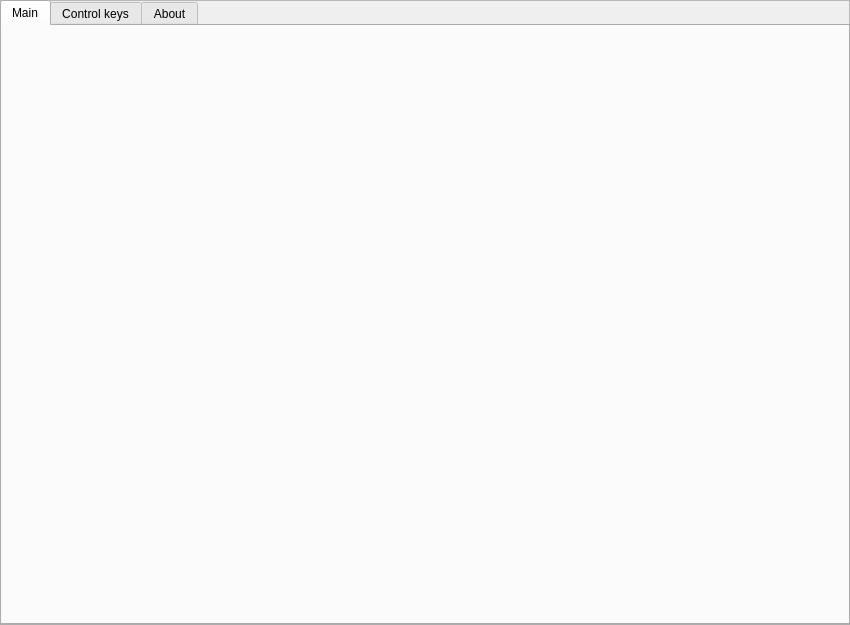
<?xml version="1.0" encoding="UTF-8"?>
<ui version="4.0">
 <class>MenuTabFrame</class>
 <widget class="QFrame" name="MenuTabFrame">
  <property name="geometry">
   <rect>
    <x>0</x>
    <y>0</y>
    <width>850</width>
    <height>625</height>
   </rect>
  </property>
  <property name="windowTitle">
   <string>Frame</string>
  </property>
  <property name="frameShape">
   <enum>QFrame::StyledPanel</enum>
  </property>
  <property name="frameShadow">
   <enum>QFrame::Raised</enum>
  </property>
  <widget class="QTabWidget" name="tabWidget">
   <property name="geometry">
    <rect>
     <x>0</x>
     <y>0</y>
     <width>850</width>
     <height>625</height>
    </rect>
   </property>
   <property name="currentIndex">
    <number>0</number>
   </property>
   <widget class="QWidget" name="Main">
    <attribute name="title">
     <string>Main</string>
    </attribute>
   </widget>
   <widget class="QWidget" name="Keys">
    <attribute name="title">
     <string>Control keys</string>
    </attribute>
   </widget>
   <widget class="QWidget" name="About">
    <attribute name="title">
     <string>About</string>
    </attribute>
    <widget class="QWidget" name="">
     <property name="geometry">
      <rect>
       <x>100</x>
       <y>180</y>
       <width>227</width>
       <height>42</height>
      </rect>
     </property>
     <layout class="QGridLayout" name="gridLayout">
      <item row="0" column="0">
       <widget class="QLabel" name="label">
        <property name="text">
         <string>QtBomberman</string>
        </property>
        <property name="alignment">
         <set>Qt::AlignCenter</set>
        </property>
       </widget>
      </item>
      <item row="0" column="1">
       <widget class="QLabel" name="prog_version_label">
        <property name="text">
         <string>prog_version_label</string>
        </property>
        <property name="alignment">
         <set>Qt::AlignLeading|Qt::AlignLeft|Qt::AlignVCenter</set>
        </property>
       </widget>
      </item>
      <item row="1" column="0">
       <widget class="QLabel" name="qt_version_text">
        <property name="text">
         <string>QT</string>
        </property>
        <property name="alignment">
         <set>Qt::AlignCenter</set>
        </property>
       </widget>
      </item>
      <item row="1" column="1">
       <widget class="QLabel" name="qt_version_label">
        <property name="text">
         <string>qt_version_label</string>
        </property>
        <property name="alignment">
         <set>Qt::AlignLeading|Qt::AlignLeft|Qt::AlignVCenter</set>
        </property>
       </widget>
      </item>
     </layout>
    </widget>
   </widget>
  </widget>
 </widget>
 <resources/>
 <connections/>
</ui>
